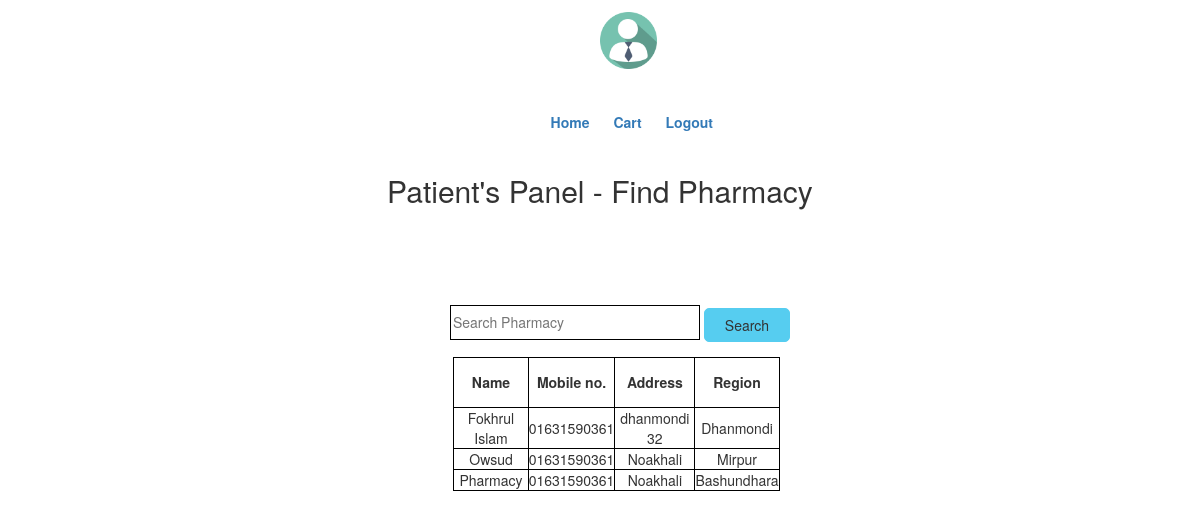
Page /cusfindphar.php on the committed database.
### tables this page shows
CREATE TABLE `pharmacy` (
  `pId` int(11) NOT NULL,
  `pName` varchar(40) NOT NULL,
  `phMobile` varchar(40) NOT NULL,
  `phAddress` varchar(40) NOT NULL,
  `pRegion` varchar(40) NOT NULL
);

### cusfindphar.php (the view, shortened to what this page needs)
<!DOCTYPE html>
<html class="no-js">
<html lang="en-US">
<head>
    <link rel="stylesheet" type="text/css" href="css/font-awesome.min.css" media="all" />
    <link rel="stylesheet" type="text/css" href="css/normalize.css" media="all" />
    <link rel="stylesheet" type="text/css" href="css/bootstrap.css" media="all" />
    <link rel="stylesheet" type="text/css" href="style.css" media="all" />
</head>
<body class="cusfindphar">
    <div class="header-area">
        <div class="header-top">
            <div class="container">
                <a href="cupanel.php"><img src="img/client-1295901_960_720.png" style="max-height: 5%;max-width: 5%;margin-left: 50%;opacity:1.0;"></a>
                <div class="menu col-md-5" style="margin-left: 20%;margin-top: 2%">
                    <ul class="list-unstyled list-inline pull-right">
                        <li><a href="cushome.php">Home</a></li>
                        <li><a href="cart/index.php">Cart</a></li>
                        <li><a href="logout.php">Logout</a></li>
                    </ul>
                </div>
            </div>
        </div>
    </div>
    <div class="main-area">
        <div class="">
            <h2 class="text-center">Patient's Panel - Find Pharmacy</h2>
                <br>
                <br>
            <form class="col-md-4 col-sm-offset-4 text-center" style="margin: 2%;text-align: center;margin-left: 35%;padding-top: 2%;padding-bottom: 2%;" method="post" action=cusfindphar2.php >
                <div class="form-group center">
                    <input style="width:250px;height:35px;background:transparent;border:1px solid black;" type="text" name="search" placeholder="Search Pharmacy">
                    <button type="submit" style="background:#56CDF0;border:1px solid #56CDF0;padding:6px 20px;border-radius:5px;" class="btn btn-default">Search</button>
                    <br>
                  </div>
		<div class="result_table" style="margin-left: 2%;text-align: center">
            <table style="background:white;border:1px solid black;" class="text-center">
                <thead>
                    <tr>
                        <th style="border:1px solid black">Name</th>
                        <th style="border:1px solid black">Mobile no.</th>
                        <th style="border:1px solid black">Address</th>
                        <th style="border:1px solid black">Region</th>
                    </tr>
                </thead>
                <tbody>
                    <?php
                        $con=mysqli_connect("localhost","root","");
                        mysqli_select_db($con,'Health&Wellness');
                         $result = mysqli_query($con,"SELECT * FROM pharmacy;") or die("Failed to fetch".mysql_error());
                             if( mysqli_num_rows( $result)==0 ){
                             $result1 = mysqli_query($con,"SELECT * FROM pharmacy where pName='".$str1."';") or die("Failed to fetch".mysql_error());
                                if( mysqli_num_rows( $result1)==0 ){
                                    echo '<tr><td colspan="4">No Rows Returned</td></tr>';
                                }
                                else{
                                    while( $row = mysqli_fetch_assoc( $result1) ){
                                        echo "<tr><td>{$row['pName']}</td><td>{$row['phMobile']}</td><td>{$row['phAddress']}</td><td>{$row['pRegion']}</td></tr>\n";
                                }
                                }
                             }
                        else{
                        while( $row = mysqli_fetch_assoc( $result) ){
                            echo "<tr><td>{$row['pName']}</td><td>{$row['phMobile']}</td><td>{$row['phAddress']}</td><td>{$row['pRegion']}</td></tr>\n";
                                }
                            }
            ?>
                </tbody>
            </table>
                </div>
            </form>
            <br>
    </div>
    </div>
</body>
</html>

### style.css (style rules this page uses)
.header-top { padding: 1%; }
.menu { margin-left: 150px; }
.menu a { text-decoration: none; font-weight: bold; margin-left: 10px; }
.cusfindphar { background: url(images/14.jpg) no-repeat center center fixed; -webkit-background-size: cover; -moz-background-size: cover; -o-background-size: cover; background-size: cover; }
table, td, th { border: 1px solid black; text-align: center; }
table { border-collapse: collapse; width: 90%; margin-left: 3%; }
th { height: 50px; text-align: center; }

### rows in the picture
pharmacy: pName "Fokhrul Islam", phMobile "01631590361", phAddress "dhanmondi 32", pRegion "Dhanmondi"
pharmacy: pName "Owsud", phMobile "01631590361", phAddress "Noakhali", pRegion "Mirpur"
pharmacy: pName "Pharmacy", phMobile "01631590361", phAddress "Noakhali", pRegion "Bashundhara"
